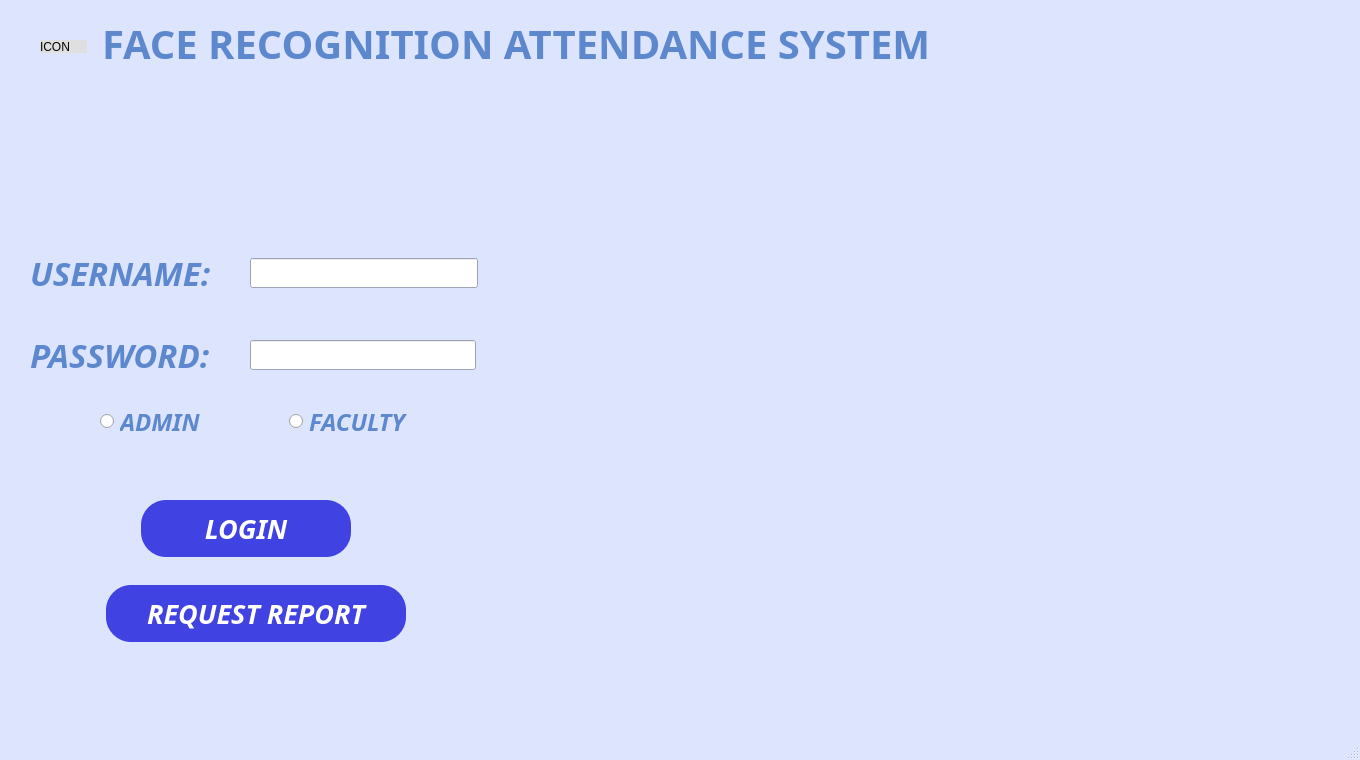
<?xml version="1.0" encoding="UTF-8"?>
<ui version="4.0">
 <class>MainWindow</class>
 <widget class="QMainWindow" name="MainWindow">
  <property name="geometry">
   <rect>
    <x>0</x>
    <y>0</y>
    <width>1360</width>
    <height>760</height>
   </rect>
  </property>
  <property name="palette">
   <palette>
    <active>
     <colorrole role="Base">
      <brush brushstyle="SolidPattern">
       <color alpha="255">
        <red>255</red>
        <green>255</green>
        <blue>255</blue>
       </color>
      </brush>
     </colorrole>
     <colorrole role="Window">
      <brush brushstyle="SolidPattern">
       <color alpha="255">
        <red>220</red>
        <green>228</green>
        <blue>254</blue>
       </color>
      </brush>
     </colorrole>
    </active>
    <inactive>
     <colorrole role="Base">
      <brush brushstyle="SolidPattern">
       <color alpha="255">
        <red>255</red>
        <green>255</green>
        <blue>255</blue>
       </color>
      </brush>
     </colorrole>
     <colorrole role="Window">
      <brush brushstyle="SolidPattern">
       <color alpha="255">
        <red>220</red>
        <green>228</green>
        <blue>254</blue>
       </color>
      </brush>
     </colorrole>
    </inactive>
    <disabled>
     <colorrole role="Base">
      <brush brushstyle="SolidPattern">
       <color alpha="255">
        <red>220</red>
        <green>228</green>
        <blue>254</blue>
       </color>
      </brush>
     </colorrole>
     <colorrole role="Window">
      <brush brushstyle="SolidPattern">
       <color alpha="255">
        <red>220</red>
        <green>228</green>
        <blue>254</blue>
       </color>
      </brush>
     </colorrole>
    </disabled>
   </palette>
  </property>
  <property name="mouseTracking">
   <bool>false</bool>
  </property>
  <property name="windowTitle">
   <string>MainWindow</string>
  </property>
  <property name="styleSheet">
   <string notr="true"/>
  </property>
  <widget class="QWidget" name="centralwidget">
   <widget class="QLabel" name="label_2">
    <property name="geometry">
     <rect>
      <x>490</x>
      <y>107</y>
      <width>870</width>
      <height>475</height>
     </rect>
    </property>
    <property name="text">
     <string/>
    </property>
    <property name="pixmap">
     <pixmap>20945843.png</pixmap>
    </property>
    <property name="scaledContents">
     <bool>true</bool>
    </property>
   </widget>
   <widget class="QLabel" name="label_3">
    <property name="geometry">
     <rect>
      <x>30</x>
      <y>258</y>
      <width>259</width>
      <height>30</height>
     </rect>
    </property>
    <property name="palette">
     <palette>
      <active>
       <colorrole role="WindowText">
        <brush brushstyle="SolidPattern">
         <color alpha="255">
          <red>93</red>
          <green>136</green>
          <blue>206</blue>
         </color>
        </brush>
       </colorrole>
       <colorrole role="Text">
        <brush brushstyle="SolidPattern">
         <color alpha="255">
          <red>93</red>
          <green>136</green>
          <blue>206</blue>
         </color>
        </brush>
       </colorrole>
       <colorrole role="BrightText">
        <brush brushstyle="SolidPattern">
         <color alpha="255">
          <red>255</red>
          <green>255</green>
          <blue>255</blue>
         </color>
        </brush>
       </colorrole>
       <colorrole role="ButtonText">
        <brush brushstyle="SolidPattern">
         <color alpha="255">
          <red>93</red>
          <green>136</green>
          <blue>206</blue>
         </color>
        </brush>
       </colorrole>
       <colorrole role="PlaceholderText">
        <brush brushstyle="SolidPattern">
         <color alpha="128">
          <red>93</red>
          <green>136</green>
          <blue>206</blue>
         </color>
        </brush>
       </colorrole>
      </active>
      <inactive>
       <colorrole role="WindowText">
        <brush brushstyle="SolidPattern">
         <color alpha="255">
          <red>93</red>
          <green>136</green>
          <blue>206</blue>
         </color>
        </brush>
       </colorrole>
       <colorrole role="Text">
        <brush brushstyle="SolidPattern">
         <color alpha="255">
          <red>93</red>
          <green>136</green>
          <blue>206</blue>
         </color>
        </brush>
       </colorrole>
       <colorrole role="BrightText">
        <brush brushstyle="SolidPattern">
         <color alpha="255">
          <red>255</red>
          <green>255</green>
          <blue>255</blue>
         </color>
        </brush>
       </colorrole>
       <colorrole role="ButtonText">
        <brush brushstyle="SolidPattern">
         <color alpha="255">
          <red>93</red>
          <green>136</green>
          <blue>206</blue>
         </color>
        </brush>
       </colorrole>
       <colorrole role="PlaceholderText">
        <brush brushstyle="SolidPattern">
         <color alpha="128">
          <red>93</red>
          <green>136</green>
          <blue>206</blue>
         </color>
        </brush>
       </colorrole>
      </inactive>
      <disabled>
       <colorrole role="WindowText">
        <brush brushstyle="SolidPattern">
         <color alpha="255">
          <red>93</red>
          <green>136</green>
          <blue>206</blue>
         </color>
        </brush>
       </colorrole>
       <colorrole role="Text">
        <brush brushstyle="SolidPattern">
         <color alpha="255">
          <red>93</red>
          <green>136</green>
          <blue>206</blue>
         </color>
        </brush>
       </colorrole>
       <colorrole role="BrightText">
        <brush brushstyle="SolidPattern">
         <color alpha="255">
          <red>255</red>
          <green>255</green>
          <blue>255</blue>
         </color>
        </brush>
       </colorrole>
       <colorrole role="ButtonText">
        <brush brushstyle="SolidPattern">
         <color alpha="255">
          <red>93</red>
          <green>136</green>
          <blue>206</blue>
         </color>
        </brush>
       </colorrole>
       <colorrole role="PlaceholderText">
        <brush brushstyle="SolidPattern">
         <color alpha="128">
          <red>0</red>
          <green>0</green>
          <blue>0</blue>
         </color>
        </brush>
       </colorrole>
      </disabled>
     </palette>
    </property>
    <property name="font">
     <font>
      <family>Montserrat</family>
      <pointsize>25</pointsize>
      <weight>75</weight>
      <italic>true</italic>
      <bold>true</bold>
      <underline>false</underline>
      <strikeout>false</strikeout>
      <kerning>true</kerning>
     </font>
    </property>
    <property name="styleSheet">
     <string notr="true">color:rgb(93, 136, 206)</string>
    </property>
    <property name="text">
     <string>USERNAME:</string>
    </property>
   </widget>
   <widget class="QLineEdit" name="lineEdit">
    <property name="geometry">
     <rect>
      <x>250</x>
      <y>258</y>
      <width>228</width>
      <height>30</height>
     </rect>
    </property>
    <property name="font">
     <font>
      <pointsize>14</pointsize>
     </font>
    </property>
   </widget>
   <widget class="QLabel" name="label">
    <property name="geometry">
     <rect>
      <x>30</x>
      <y>340</y>
      <width>231</width>
      <height>30</height>
     </rect>
    </property>
    <property name="font">
     <font>
      <family>Montserrat</family>
      <pointsize>25</pointsize>
      <weight>75</weight>
      <italic>true</italic>
      <bold>true</bold>
     </font>
    </property>
    <property name="styleSheet">
     <string notr="true">color: rgb(93, 136, 206);</string>
    </property>
    <property name="text">
     <string>PASSWORD:</string>
    </property>
   </widget>
   <widget class="QLineEdit" name="lineEdit_2">
    <property name="geometry">
     <rect>
      <x>250</x>
      <y>340</y>
      <width>226</width>
      <height>30</height>
     </rect>
    </property>
   </widget>
   <widget class="QRadioButton" name="radioButton">
    <property name="geometry">
     <rect>
      <x>100</x>
      <y>406</y>
      <width>141</width>
      <height>31</height>
     </rect>
    </property>
    <property name="font">
     <font>
      <family>Montserrat</family>
      <pointsize>18</pointsize>
      <weight>75</weight>
      <italic>true</italic>
      <bold>true</bold>
     </font>
    </property>
    <property name="styleSheet">
     <string notr="true">color: rgb(93, 136, 206);</string>
    </property>
    <property name="text">
     <string>ADMIN</string>
    </property>
   </widget>
   <widget class="QRadioButton" name="radioButton_2">
    <property name="geometry">
     <rect>
      <x>289</x>
      <y>406</y>
      <width>151</width>
      <height>31</height>
     </rect>
    </property>
    <property name="font">
     <font>
      <family>Montserrat</family>
      <pointsize>18</pointsize>
      <weight>75</weight>
      <italic>true</italic>
      <bold>true</bold>
     </font>
    </property>
    <property name="styleSheet">
     <string notr="true">color: rgb(93, 136, 206);</string>
    </property>
    <property name="text">
     <string>FACULTY</string>
    </property>
   </widget>
   <widget class="QPushButton" name="pushButton">
    <property name="geometry">
     <rect>
      <x>141</x>
      <y>500</y>
      <width>210</width>
      <height>57</height>
     </rect>
    </property>
    <property name="font">
     <font>
      <family>Montserrat</family>
      <pointsize>20</pointsize>
      <weight>75</weight>
      <italic>true</italic>
      <bold>true</bold>
     </font>
    </property>
    <property name="mouseTracking">
     <bool>false</bool>
    </property>
    <property name="styleSheet">
     <string notr="true">QPushButton::hover
{
	background-color: rgb(0, 170, 0);
}

QPushButton
{
	background-color: rgb(64, 66, 226);
	color: rgb(255, 255, 255);
	border-radius:25;
}</string>
    </property>
    <property name="text">
     <string>LOGIN</string>
    </property>
    <property name="flat">
     <bool>false</bool>
    </property>
   </widget>
   <widget class="QPushButton" name="pushButton_2">
    <property name="geometry">
     <rect>
      <x>106</x>
      <y>585</y>
      <width>300</width>
      <height>57</height>
     </rect>
    </property>
    <property name="font">
     <font>
      <family>Montserrat</family>
      <pointsize>20</pointsize>
      <weight>75</weight>
      <italic>true</italic>
      <bold>true</bold>
     </font>
    </property>
    <property name="styleSheet">
     <string notr="true">QPushButton::hover
{
	background-color: rgb(0, 170, 0);
}

QPushButton
{
	background-color: rgb(64, 66, 226);
	color: rgb(255, 255, 255);
	border-radius:25;
}

</string>
    </property>
    <property name="text">
     <string>REQUEST REPORT</string>
    </property>
   </widget>
   <widget class="QLabel" name="label_4">
    <property name="geometry">
     <rect>
      <x>40</x>
      <y>40</y>
      <width>47</width>
      <height>13</height>
     </rect>
    </property>
    <property name="styleSheet">
     <string notr="true">background-color: rgb(223, 223, 223);
border-radius: 50;</string>
    </property>
    <property name="text">
     <string>ICON</string>
    </property>
   </widget>
   <widget class="QLabel" name="label_5">
    <property name="geometry">
     <rect>
      <x>102</x>
      <y>25</y>
      <width>921</width>
      <height>37</height>
     </rect>
    </property>
    <property name="font">
     <font>
      <family>Montserrat Black</family>
      <pointsize>30</pointsize>
      <weight>75</weight>
      <bold>true</bold>
     </font>
    </property>
    <property name="styleSheet">
     <string notr="true">color: rgb(93, 136, 206);</string>
    </property>
    <property name="text">
     <string>FACE RECOGNITION ATTENDANCE SYSTEM</string>
    </property>
   </widget>
  </widget>
  <widget class="QMenuBar" name="menubar">
   <property name="geometry">
    <rect>
     <x>0</x>
     <y>0</y>
     <width>1360</width>
     <height>21</height>
    </rect>
   </property>
  </widget>
  <widget class="QStatusBar" name="statusbar"/>
 </widget>
 <resources/>
 <connections/>
</ui>
